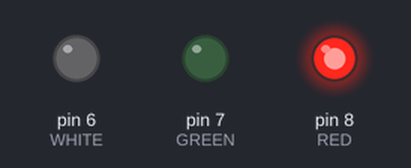
This sketch was run on a simulated Arduino Uno, built with avr-gcc and run on an emulated ATmega328P. On the bench: output pins drawn as LEDs (lit = HIGH).

Above: at 0.07 s.
At 0.52 s:
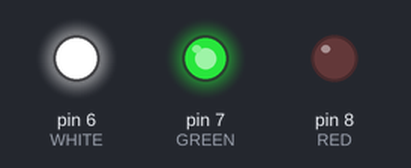
At 0.67 s:
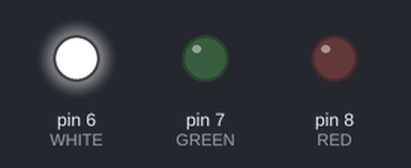
At 1.27 s:
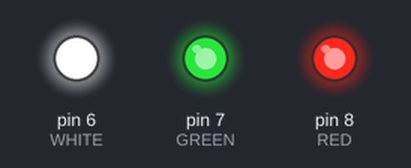
At 2.02 s:
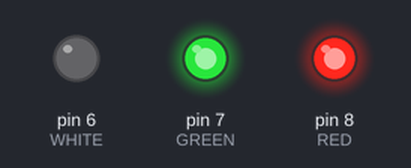
At 2.62 s:
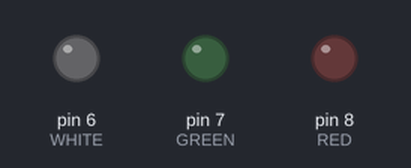
Timing chart, 0 to 3.0 s (numbered marks = the images above):
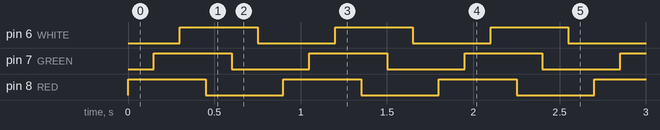

Measured:
- by itself, pin 6 (WHITE), pin 7 (GREEN), pin 8 (RED): alternates HIGH for 0.45 s and LOW for 0.45 s
- by itself, everything shown: repeats every 0.90 s, in 6 steps

The sketch:

basic.ino
```cpp
const int RED=8;
const int GREEN=7;
const int WHITE=6;
const int SW= 5;

void setup()
{
  pinMode(RED, OUTPUT);
  pinMode(GREEN, OUTPUT);
  pinMode(WHITE, OUTPUT);
}

void loop()
{
  // turn the LED on (HIGH is the voltage level)
  digitalWrite(RED, HIGH);
  delay(150);
  digitalWrite(GREEN, HIGH);
  delay(150);
  digitalWrite(WHITE, HIGH);
  delay(150);
  digitalWrite(RED, LOW);
  delay(150);
  digitalWrite(GREEN, LOW);
  delay(150);
  digitalWrite(WHITE, LOW);
  delay(150);
}
```
